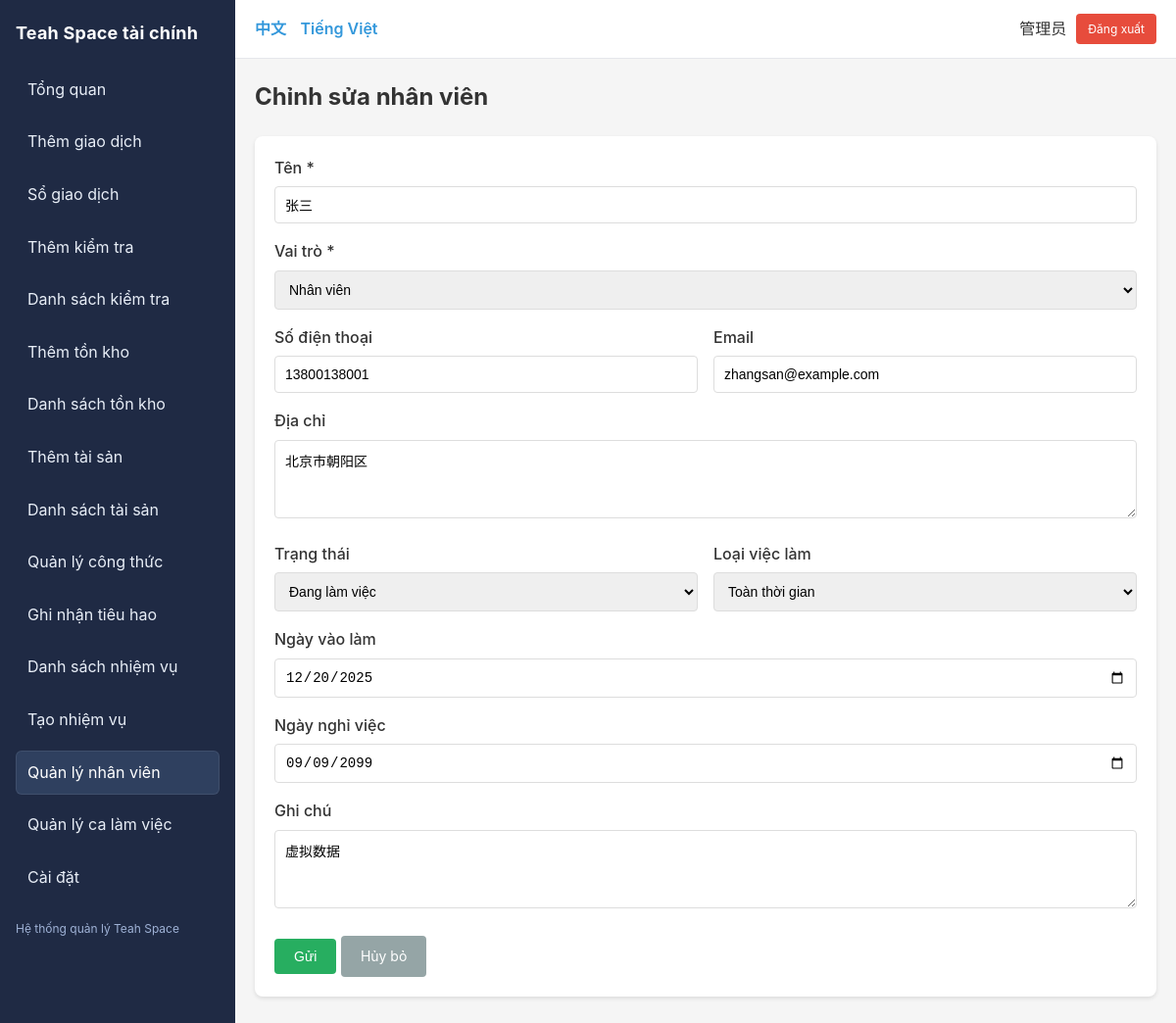
The app's page /index.php?r=employees/edit&id=1 (signed in) with its own data.
### tables this page shows
CREATE TABLE IF NOT EXISTS users (
  id INT AUTO_INCREMENT PRIMARY KEY,
  username VARCHAR(64) NOT NULL UNIQUE COMMENT '用户名',
  password_hash VARCHAR(255) NOT NULL COMMENT '密码哈希',
  display_name VARCHAR(64) NOT NULL COMMENT '显示名称',
  role_id INT NOT NULL COMMENT '角色ID',
  is_active TINYINT(1) NOT NULL DEFAULT 1 COMMENT '是否激活',
  created_at TIMESTAMP DEFAULT CURRENT_TIMESTAMP COMMENT '创建时间',
  updated_at TIMESTAMP DEFAULT CURRENT_TIMESTAMP ON UPDATE CURRENT_TIMESTAMP COMMENT '更新时间',
  CONSTRAINT fk_users_role FOREIGN KEY (role_id) REFERENCES roles(id) ON DELETE RESTRICT,
  INDEX idx_username (username),
  INDEX idx_role (role_id)
);

CREATE TABLE IF NOT EXISTS employees (
  id INT AUTO_INCREMENT PRIMARY KEY,
  name VARCHAR(128) NOT NULL COMMENT '姓名',
  role_id INT NOT NULL COMMENT '角色ID',
  phone VARCHAR(32) NULL COMMENT '联系电话',
  email VARCHAR(128) NULL COMMENT '邮箱',
  address TEXT NULL COMMENT '地址',
  status ENUM('active','inactive','resigned') NOT NULL DEFAULT 'active' COMMENT '状态：在职/离职/已辞职',
  employment_type ENUM('full_time','part_time') NOT NULL DEFAULT 'full_time' COMMENT '雇佣类型：全职/兼职',
  hire_date DATE NULL COMMENT '入职时间',
  resign_date DATE NULL COMMENT '离职时间',
  note TEXT NULL COMMENT '备注',
  created_by INT NOT NULL COMMENT '创建人ID',
  created_at TIMESTAMP DEFAULT CURRENT_TIMESTAMP COMMENT '创建时间',
  updated_at TIMESTAMP DEFAULT CURRENT_TIMESTAMP ON UPDATE CURRENT_TIMESTAMP COMMENT '更新时间',
  CONSTRAINT fk_employees_role FOREIGN KEY (role_id) REFERENCES roles(id) ON DELETE RESTRICT,
  CONSTRAINT fk_employees_created_by FOREIGN KEY (created_by) REFERENCES users(id) ON DELETE RESTRICT,
  INDEX idx_employees_status (status),
  INDEX idx_employees_role (role_id),
  INDEX idx_employees_hire_date (hire_date)
);

CREATE TABLE IF NOT EXISTS roles (
  id INT AUTO_INCREMENT PRIMARY KEY,
  `key` VARCHAR(32) NOT NULL UNIQUE COMMENT '角色标识：owner/manager/accountant/staff',
  name_zh VARCHAR(64) NOT NULL COMMENT '中文名称',
  name_vi VARCHAR(64) NOT NULL COMMENT '越南语名称',
  INDEX idx_key (`key`)
);

### app/controllers/EmployeeController.php (called while the page is built, shortened)
<?php
require_once __DIR__ . '/../core/Auth.php';
require_once __DIR__ . '/../models/Employee.php';
require_once __DIR__ . '/../core/DB.php';
class EmployeeController {
  public function edit() {
    $id = $_GET['id'] ?? null;
    $employee = Employee::find($id);
    $roles = DB::conn()->query("SELECT id, `key`, name_zh, name_vi FROM roles ORDER BY id ASC")->fetchAll();
    include __DIR__ . '/../views/employees/edit.php';
  }
}

### app/core/Router.php (called while the page is built, shortened)
<?php
class Router {
  public static function dispatch() {
    $defaultRoute = 'reports/dashboard';
    $r = $_GET['r'] ?? $defaultRoute;
    [$controller, $action] = array_pad(explode('/', $r), 2, 'index');
    $obj = new $controller;
    call_user_func([$obj, $action]);
  }
}

### public/index.php (called while the page is built, shortened)
<?php
require_once __DIR__ . '/../app/config/db.php';
require_once __DIR__ . '/../app/core/DB.php';
require_once __DIR__ . '/../app/core/Router.php';
require_once __DIR__ . '/../app/core/Auth.php';
require_once __DIR__ . '/../app/core/I18n.php';
Router::dispatch();

### app/core/I18n.php (called while the page is built, shortened)
<?php
class I18n {
  private static $lang = [];
  private static $current = 'vi';
  public static function init() {
    self::$current = $_SESSION['lang'] ?? 'vi';
    $langFile = __DIR__ . "/../../lang/" . self::$current . ".php";
    if (file_exists($langFile)) {
      self::$lang = require $langFile;
    } else {
      self::$lang = [];
    }
  }
  public static function t($key) {
    return self::$lang[$key] ?? $key;
  }
  public static function current() {
    return self::$current;
  }
}
function __($key) {
  return I18n::t($key);
}

### app/core/Auth.php (called while the page is built, shortened)
<?php
require_once __DIR__ . '/../models/User.php';
class Auth {
  public static function check() {
    return isset($_SESSION['user_id']);
  }
  public static function user() {
    return User::find($_SESSION['user_id']);
  }
}

### app/core/DB.php (called while the page is built)
<?php
class DB {
  private static $conn = null;
  public static function conn() {
    if (self::$conn === null) {
      $config = require __DIR__ . '/../config/db.php';
      try {
        $dsn = "mysql:host={$config['host']};dbname={$config['dbname']};charset={$config['charset']}";
        self::$conn = new PDO($dsn, $config['user'], $config['pass'], [
          PDO::ATTR_ERRMODE => PDO::ERRMODE_EXCEPTION,
          PDO::ATTR_DEFAULT_FETCH_MODE => PDO::FETCH_ASSOC,
          PDO::ATTR_EMULATE_PREPARES => false,
        ]);
      } catch (PDOException $e) {
        die('Database connection failed: ' . $e->getMessage());
      }
    }
    return self::$conn;
  }
}

### app/models/User.php (called while the page is built, shortened)
<?php
require_once __DIR__ . '/../core/DB.php';
class User {
  public static function find($id) {
    $stmt = DB::conn()->prepare("
      SELECT u.*, r.`key` as role_key, r.name_zh as role_name_zh, r.name_vi as role_name_vi
      FROM users u
      JOIN roles r ON u.role_id = r.id
      WHERE u.id = ?
    ");
    $stmt->execute([$id]);
    return $stmt->fetch();
  }
}

### app/models/Employee.php (called while the page is built, shortened)
<?php
require_once __DIR__ . '/../core/DB.php';
class Employee {
  public static function find($id) {
    $stmt = DB::conn()->prepare("
      SELECT e.*,
        r.name_zh as role_name_zh, r.name_vi as role_name_vi,
        u.display_name as creator_name
      FROM employees e
      LEFT JOIN roles r ON e.role_id = r.id
      LEFT JOIN users u ON e.created_by = u.id
      WHERE e.id = ?
    ");
    $stmt->execute([$id]);
    return $stmt->fetch();
  }
}

### app/views/employees/edit.php (the view, shortened to what this page needs)
<?php
include __DIR__ . '/../layout/header.php';
?>
<h2 style="margin-bottom: 20px;"><?= __('employee.edit') ?></h2>
<div class="card">
  <form method="post">
    <div class="form-group">
      <label><?= __('employee.name') ?> *</label>
      <input type="text" name="name" value="<?= htmlspecialchars($_POST['name'] ?? $employee['name']) ?>" required>
    </div>
    <div class="form-group">
      <label><?= __('employee.role') ?> *</label>
      <select name="role_id" required>
        <?php
        $lang = I18n::current();
        foreach ($roles as $r):
          $name = $lang === 'zh' ? $r['name_zh'] : $r['name_vi'];
        ?>
        <option value="<?= $r['id'] ?>" <?= ($_POST['role_id'] ?? $employee['role_id']) == $r['id'] ? 'selected' : '' ?>>
          <?= htmlspecialchars($name) ?>
        </option>
        <?php endforeach; ?>
      </select>
    </div>
    <div style="display: grid; grid-template-columns: 1fr 1fr; gap: 16px;">
      <div class="form-group">
        <label><?= __('employee.phone') ?></label>
        <input type="text" name="phone" value="<?= htmlspecialchars($_POST['phone'] ?? $employee['phone'] ?? '') ?>">
      </div>
      <div class="form-group">
        <label><?= __('employee.email') ?></label>
        <input type="email" name="email" value="<?= htmlspecialchars($_POST['email'] ?? $employee['email'] ?? '') ?>">
      </div>
    </div>
    <div class="form-group">
      <label><?= __('employee.address') ?></label>
      <textarea name="address" rows="2"><?= htmlspecialchars($_POST['address'] ?? $employee['address'] ?? '') ?></textarea>
    </div>
    <div style="display: grid; grid-template-columns: 1fr 1fr; gap: 16px;">
      <div class="form-group">
        <label><?= __('employee.status') ?></label>
        <select name="status">
          <option value="active" <?= ($_POST['status'] ?? $employee['status']) === 'active' ? 'selected' : '' ?>>
            <?= __('employee.status_active') ?>
          </option>
        </select>
      </div>
      <div class="form-group">
        <label><?= __('employee.employment_type') ?></label>
        <select name="employment_type">
          <option value="full_time" <?= ($_POST['employment_type'] ?? ($employee['employment_type'] ?? 'full_time')) === 'full_time' ? 'selected' : '' ?>>
            <?= __('employee.employment_type_full_time') ?>
          </option>
        </select>
      </div>
    </div>
    <div class="form-group">
      <label><?= __('employee.hire_date') ?></label>
      <input type="date" name="hire_date" value="<?= htmlspecialchars($_POST['hire_date'] ?? ($employee['hire_date'] ?? '')) ?>">
    </div>
    <div class="form-group">
      <label><?= __('employee.resign_date') ?></label>
      <input type="date" name="resign_date" value="<?= htmlspecialchars($_POST['resign_date'] ?? ($employee['resign_date'] ?? '')) ?>">
    </div>
    <div class="form-group">
      <label><?= __('field.note') ?></label>
      <textarea name="note" rows="3"><?= htmlspecialchars($_POST['note'] ?? $employee['note'] ?? '') ?></textarea>
    </div>
    <div style="margin-top: 20px;">
      <button type="submit" class="btn btn-success"><?= __('btn.submit') ?></button>
      <a href="/index.php?r=employees/list" class="btn" style="background: #95a5a6;"><?= __('btn.cancel') ?></a>
    </div>
  </form>
</div>
<?php include __DIR__ . '/../layout/footer.php'; ?>

### app/views/layout/header.php (shortened to what this page needs)
<!doctype html>
<html lang="<?= I18n::current() ?>">
<head>
</head>
<body>
<?php if (Auth::check()): ?>
<div class="layout">
  <aside class="sidebar">
    <div class="brand"><?= __('app.name') ?></div>
    <nav class="nav-vertical">
      <?php if (Auth::user()['role_key'] === 'manager'): ?>
      <a href="/index.php?r=manager/dashboard" class="<?= ($_GET['r'] ?? '') === 'manager/dashboard' ? 'active' : '' ?>">
        <?= __('manager.dashboard') ?>
      </a>
      <?php else: ?>
      <a href="/index.php?r=reports/dashboard" class="<?= ($_GET['r'] ?? '') === 'reports/dashboard' ? 'active' : '' ?>">
        <?= __('nav.dashboard') ?>
      </a>
      <?php endif; ?>
      <a href="/index.php?r=transactions/create" class="<?= ($_GET['r'] ?? '') === 'transactions/create' ? 'active' : '' ?>">
        <?= __('nav.add') ?>
      </a>
      <a href="/index.php?r=transactions/list" class="<?= ($_GET['r'] ?? '') === 'transactions/list' ? 'active' : '' ?>">
        <?= __('nav.list') ?>
      </a>
      <?php if (in_array(Auth::user()['role_key'], ['owner', 'manager', 'accountant'])): ?>
      <a href="/index.php?r=inspections/create" class="<?= ($_GET['r'] ?? '') === 'inspections/create' ? 'active' : '' ?>">
        <?= __('nav.inspections_create') ?>
      </a>
      <a href="/index.php?r=inspections/list" class="<?= ($_GET['r'] ?? '') === 'inspections/list' ? 'active' : '' ?>">
        <?= __('nav.inspections') ?>
      </a>
      <a href="/index.php?r=materials/create" class="<?= ($_GET['r'] ?? '') === 'materials/create' ? 'active' : '' ?>">
        <?= __('nav.materials_create') ?>
      </a>
      <a href="/index.php?r=materials/list" class="<?= ($_GET['r'] ?? '') === 'materials/list' ? 'active' : '' ?>">
        <?= __('nav.materials_list') ?>
      </a>
      <a href="/index.php?r=assets/create" class="<?= ($_GET['r'] ?? '') === 'assets/create' ? 'active' : '' ?>">
        <?= __('nav.assets_create') ?>
      </a>
      <a href="/index.php?r=assets/list" class="<?= ($_GET['r'] ?? '') === 'assets/list' ? 'active' : '' ?>">
        <?= __('nav.assets_list') ?>
      </a>
      <a href="/index.php?r=drinks/recipes" class="<?= ($_GET['r'] ?? '') === 'drinks/recipes' ? 'active' : '' ?>">
        <?= __('nav.recipes') ?>
      </a>
      <a href="/index.php?r=drinks/consume" class="<?= ($_GET['r'] ?? '') === 'drinks/consume' ? 'active' : '' ?>">
        <?= __('nav.consume') ?>
      </a>
      <?php endif; ?>
      <a href="/index.php?r=tasks/list" class="<?= strpos($_GET['r'] ?? '', 'tasks') === 0 ? 'active' : '' ?>">
        <?= __('task.list') ?>
      </a>
      <?php if (in_array(Auth::user()['role_key'], ['owner', 'manager'])): ?>
      <a href="/index.php?r=tasks/create" class="<?= ($_GET['r'] ?? '') === 'tasks/create' ? 'active' : '' ?>">
        <?= __('task.create') ?>
      </a>
      <?php endif; ?>
      <?php if (in_array(Auth::user()['role_key'], ['owner', 'manager', 'accountant'])): ?>
      <a href="/index.php?r=employees/list" class="<?= strpos($_GET['r'] ?? '', 'employees') === 0 ? 'active' : '' ?>">
        <?= __('employee.list') ?>
      </a>
      <a href="/index.php?r=shifts/list" class="<?= strpos($_GET['r'] ?? '', 'shifts') === 0 ? 'active' : '' ?>">
        <?= __('shift.list') ?>
      </a>
      <a href="/index.php?r=settings/categories" class="<?= strpos($_GET['r'] ?? '', 'settings') === 0 ? 'active' : '' ?>">
        <?= __('nav.settings') ?>
      </a>
      <?php endif; ?>
    </nav>
    <div class="hint"><?= __('app.title') ?></div>
  </aside>
  <div class="main" style="flex: 1; min-width: 0;">
    <div class="topbar">
      <div class="lang-switch">
        <a href="?<?= http_build_query(array_merge($_GET, ['lang' => 'zh'])) ?>">中文</a>
        <a href="?<?= http_build_query(array_merge($_GET, ['lang' => 'vi'])) ?>">Tiếng Việt</a>
      </div>
      <div class="user-box">
        <span><?= htmlspecialchars(Auth::user()['display_name']) ?></span>
        <a href="/index.php?r=auth/logout" class="btn btn-danger" style="padding: 6px 12px; font-size: 12px;">
          <?= __('nav.logout') ?>
        </a>
      </div>
    </div>
    <div class="container">
<?php else: ?>
<div class="container">
<?php endif; ?>

### app/views/layout/header.php (style rules this page uses)
* { margin: 0; padding: 0; box-sizing: border-box; }
body { font-family: -apple-system, BlinkMacSystemFont, 'Segoe UI', Roboto, 'Helvetica Neue', Arial, sans-serif; background: #f5f5f5; color: #333; line-height: 1.6; }
.layout { display: flex; min-height: 100vh; }
.sidebar { width: 240px; background: #1f2a44; color: #e8eef7; padding: 20px 16px; }
.sidebar .brand { font-weight: 700; font-size: 18px; margin-bottom: 20px; color: #fff; letter-spacing: 0.2px; }
.nav-vertical { display: flex; flex-direction: column; gap: 8px; }
.nav-vertical a { color: #e8eef7; text-decoration: none; padding: 10px 12px; border-radius: 6px; transition: background 0.2s, color 0.2s; }
.nav-vertical a.active { background: #2f405f; color: #fff; box-shadow: inset 0 0 0 1px rgba(255,255,255,0.08); }
.sidebar .hint { margin-top: 20px; font-size: 12px; color: #9fb2d6; }
.topbar { background: #fff; padding: 14px 20px; display: flex; align-items: center; justify-content: space-between; border-bottom: 1px solid #e5e7eb; position: sticky; top: 0; z-index: 10; }
.topbar .lang-switch a { color: #3498db; text-decoration: none; margin-right: 10px; font-weight: 600; }
.topbar .lang-switch a:last-child { margin-right: 0; }
.topbar .user-box { display: flex; align-items: center; gap: 10px; }
.container { max-width: 1200px; margin: 0 auto; padding: 20px; }
.card { background: white; border-radius: 8px; padding: 20px; margin-bottom: 20px; box-shadow: 0 2px 4px rgba(0,0,0,0.1); }
.btn { display: inline-block; padding: 10px 20px; background: #3498db; color: white; text-decoration: none; border-radius: 4px; border: none; cursor: pointer; font-size: 14px; }
.btn-danger { background: #e74c3c; }
.btn-success { background: #27ae60; }
.form-group { margin-bottom: 16px; }
.form-group label { display: block; margin-bottom: 6px; font-weight: 500; }
.form-group input, .form-group select, .form-group textarea { width: 100%; padding: 10px; border: 1px solid #ddd; border-radius: 4px; font-size: 14px; }
.form-group textarea { min-height: 80px; resize: vertical; }

### records on screen
users: display_name "管理员"
employees: name "张三", role_id "Nhân viên", phone "13800138001", email "zhangsan@example.com", address "北京市朝阳区", status "Đang làm việc", employment_type "Toàn thời gian", hire_date "12/20/2025", resign_date "09/09/2099", note "虚拟数据"

### other values on screen
__('app.name') "Teah Space tài chính"
__('nav.dashboard') "Tổng quan"
__('nav.add') "Thêm giao dịch"
__('nav.list') "Sổ giao dịch"
__('nav.inspections_create') "Thêm kiểm tra"
__('nav.inspections') "Danh sách kiểm tra"
__('nav.materials_create') "Thêm tồn kho"
__('nav.materials_list') "Danh sách tồn kho"
__('nav.assets_create') "Thêm tài sản"
__('nav.assets_list') "Danh sách tài sản"
__('nav.recipes') "Quản lý công thức"
__('nav.consume') "Ghi nhận tiêu hao"
__('task.list') "Danh sách nhiệm vụ"
__('task.create') "Tạo nhiệm vụ"
__('employee.list') "Quản lý nhân viên"
